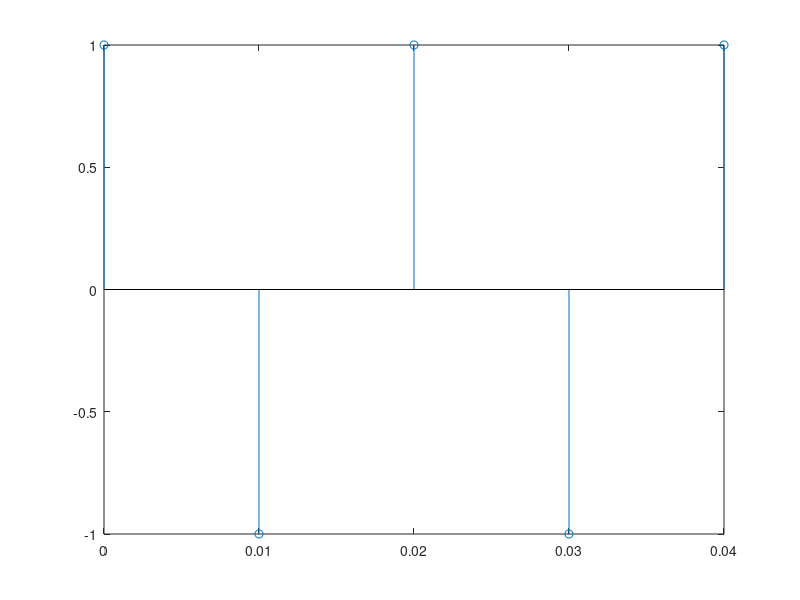

Recreate this plot in MATLAB.
% X = [-5:1:5];
% T = 1;
% s = -0.1 + 2*pi*j;
% y = exp(s*T.*X);
% y = real(y);
% plot(X,y)

T = 40*10^(-3);
t = 10000*10^(-6);
X = [0:t:T];
f = 50;
y = cos(2*pi.*X*f);
stem(X,y)

